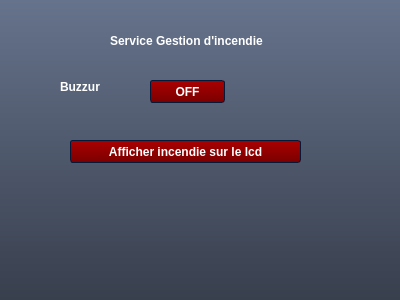
<?xml version="1.0" encoding="UTF-8"?>
<ui version="4.0">
 <class>interfacearduinoproduit</class>
 <widget class="QDialog" name="interfacearduinoproduit">
  <property name="geometry">
   <rect>
    <x>0</x>
    <y>0</y>
    <width>400</width>
    <height>300</height>
   </rect>
  </property>
  <property name="windowTitle">
   <string>Dialog</string>
  </property>
  <property name="styleSheet">
   <string notr="true">/*QTabWidget{
	background-color: rgb(255, 0, 0);
}

QPushButton{
}
background-color: rgb(255, 0, 0);*/
/*Copyright (c) DevSec Studio. All rights reserved.

MIT License

Permission is hereby granted, free of charge, to any person obtaining a copy
of this software and associated documentation files (the &quot;Software&quot;), to deal
in the Software without restriction, including without limitation the rights
to use, copy, modify, merge, publish, distribute, sublicense, and/or sell
copies of the Software, and to permit persons to whom the Software is
furnished to do so, subject to the following conditions:

The above copyright notice and this permission notice shall be included in all
copies or substantial portions of the Software.

THE SOFTWARE IS PROVIDED *AS IS*, WITHOUT WARRANTY OF ANY KIND, EXPRESS OR
IMPLIED, INCLUDING BUT NOT LIMITED TO THE WARRANTIES OF MERCHANTABILITY,
FITNESS FOR A PARTICULAR PURPOSE AND NONINFRINGEMENT. IN NO EVENT SHALL THE
AUTHORS OR COPYRIGHT HOLDERS BE LIABLE FOR ANY CLAIM, DAMAGES OR OTHER
LIABILITY, WHETHER IN AN ACTION OF CONTRACT, TORT OR OTHERWISE, ARISING FROM,
OUT OF OR IN CONNECTION WITH THE SOFTWARE OR THE USE OR OTHER DEALINGS IN THE
SOFTWARE.
*/

/*-----QWidget-----*/
QWidget
{
	background-color: qlineargradient(spread:repeat, x1:1, y1:0, x2:1, y2:1, stop:0 rgba(102, 115, 140, 255),stop:1 rgba(56, 63, 77, 255));
	color: #ffffff;
	border-color: #051a39;

}


/*-----QLabel-----*/
QLabel
{
	background-color: transparent;
	color: #ffffff;
	font-weight: bold;

}


QLabel::disabled
{
	background-color: transparent;
	color: #898988;

}


/*-----QMenuBar-----*/
/*QMenuBar
{
	background-color: #484c58;
	color: #ffffff;
	border-color: #051a39;
	font-weight: bold;

}


QMenuBar::disabled
{
	background-color: #404040;
	color: #898988;
	border-color: #051a39;

}


QMenuBar::item
{
    background-color: transparent;

}


QMenuBar::item:selected
{
    background-color: #c4c5c3;
	color: #000000;
    border: 1px solid #000000;

}


QMenuBar::item:pressed
{
    background-color: #979796;
    border: 1px solid #000;
    margin-bottom: -1px;
    padding-bottom: 1px;

}
*/


/*-----QMenu-----*/
QMenu
{
    background-color: #c4c5c3;
    border: 1px solid;
    color: #000000;
	font-weight: bold;

}


QMenu::separator
{
    height: 1px;
    background-color: #363942;
    color: #ffffff;
    padding-left: 4px;
    margin-left: 10px;
    margin-right: 5px;

}


QMenu::item
{
    min-width : 150px;
    padding: 3px 20px 3px 20px;

}


QMenu::item:selected
{
    background-color: #363942;
    color: #ffffff;

}


QMenu::item:disabled
{
    color: #898988;
}


/*-----QToolTip-----*/
QToolTip
{
	background-color: #bbbcba;
	color: #000000;
	border-color: #051a39;
	border : 1px solid #000000;
	border-radius: 2px;

}


/*-----QPushButton-----*/
QPushButton
{
	background-color: qlineargradient(spread:repeat, x1:0.486, y1:0, x2:0.505, y2:1, stop:0.00480769 rgba(170, 0, 0, 255),stop:1 rgba(122, 0, 0, 255));
	color: #ffffff;
	font-weight: bold;
	border-style: solid;
	border-width: 1px;
	border-radius: 3px;
	border-color: #051a39;
	padding: 5px;

}


QPushButton::disabled
{
	background-color: #404040;
	color: #656565;
	border-color: #051a39;

}


QPushButton::hover
{
	background-color: #9c0000;
	color: #ffffff;
	border-style: solid;
	border-width: 1px;
	border-radius: 3px;
	border-color: #051a39;
	padding: 5px;

}


QPushButton::pressed
{
	background-color: #880000;
	color: #ffffff;
	border-style: solid;
	border-width: 2px;
	border-radius: 3px;
	border-color: #000000;
	padding: 5px;

}


/*-----QToolButton-----*/
QToolButton 
{
	background-color: qlineargradient(spread:repeat, x1:1, y1:0, x2:1, y2:1, stop:0 rgba(177, 181, 193, 255),stop:1 rgba(159, 163, 174, 255));
	color: #ffffff;
	font-weight: bold;
	border-style: solid;
	border-width: 1px;
	border-radius: 3px;
	border-color: #051a39;
	padding: 5px;

}


QToolButton::disabled
{
	background-color: #404040;
	color: #656565;
	border-color: #051a39;

}


QToolButton::hover
{
	background-color: #9fa3ae;
	color: #ffffff;
	border-style: solid;
	border-width: 1px;
	border-radius: 3px;
	border-color: #051a39;
	padding: 5px;

}


QToolButton::pressed
{
	background-color: #7b7e86;
	color: #ffffff;
	border-style: solid;
	border-width: 2px;
	border-radius: 3px;
	border-color: #000000;
	padding: 5px;

}


/*-----QComboBox-----*/
QComboBox
{
    background-color: qlineargradient(spread:repeat, x1:1, y1:0, x2:1, y2:1, stop:0 rgba(118, 118, 118, 255),stop:1 rgba(70, 70, 70, 255));
    border: 1px solid #333333;
    border-radius: 3px;
    padding-left: 6px;
    color: lightgray;
	font-weight: bold;
    height: 20px;

}


QComboBox::disabled
{
	background-color: #404040;
	color: #656565;
	border-color: #051a39;

}


QComboBox:hover
{
    background-color: #646464;

}


QComboBox:on
{
    background-color: #979796;
	color: #000000;

}


QComboBox QAbstractItemView
{
    background-color: #c4c5c3;
    color: #000000;
    border: 1px solid black;
    selection-background-color: #363942;
    selection-color: #ffffff;
    outline: 0;

}


QComboBox::drop-down
{
    subcontrol-origin: padding;
    subcontrol-position: top right;
    width: 15px;
    border-left-width: 1px;
    border-left-color: darkgray;
    border-left-style: solid; 
    border-top-right-radius: 3px; 
    border-bottom-right-radius: 3px;

}


QComboBox::down-arrow
{
    image: url(://arrow-down.png);
    width: 8px;
    height: 8px;
}


/*-----QSpinBox &amp; QDoubleSpinBox &amp; QDateTimeEdit-----*/
QSpinBox, 
QDoubleSpinBox,
QDateTimeEdit
{
	background-color: #000000;
	color: #00ff00;
	font-weight: bold;
	border: 1px solid #333333;
	padding : 4px;

}


QSpinBox::disabled, 
QDoubleSpinBox::disabled,
QDateTimeEdit::disabled
{
	background-color: #404040;
	color: #656565;
	border-color: #051a39;

}


QSpinBox:hover, 
QDoubleSpinBox::hover,
QDateTimeEdit::hover
{
    border: 1px solid #00ff00;

}


QSpinBox::up-button, QSpinBox::down-button,
QDoubleSpinBox::up-button, QDoubleSpinBox::down-button,
QDateTimeEdit::up-button, QDateTimeEdit::down-button
{
	background-color: qlineargradient(spread:repeat, x1:1, y1:0, x2:1, y2:1, stop:0 rgba(118, 118, 118, 255),stop:1 rgba(70, 70, 70, 255));
    border: 0px solid #333333;

}


QSpinBox::disabled, 
QDoubleSpinBox::disabled,
QDateTimeEdit::disabled
{
	background-color: #404040;
	color: #656565;
	border-color: #051a39;

}


QSpinBox::up-button:hover, QSpinBox::down-button:hover,
QDoubleSpinBox::up-button:hover, QDoubleSpinBox::down-button:hover,
QDateTimeEdit::up-button:hover, QDateTimeEdit::down-button:hover
{
	background-color: #646464;
    border: 1px solid #333333;


}


QSpinBox::up-button:disabled, QSpinBox::down-button:disabled,
QDoubleSpinBox::up-button:disabled, QDoubleSpinBox::down-button:disabled,
QDateTimeEdit::up-button:disabled, QDateTimeEdit::down-button:disabled
{
	background-color: #404040;
	color: #656565;
	border-color: #051a39;

}


QSpinBox::up-button:pressed, QSpinBox::down-button:pressed,
QDoubleSpinBox::up-button:pressed, QDoubleSpinBox::down-button::pressed,
QDateTimeEdit::up-button:pressed, QDateTimeEdit::down-button::pressed
{
    background-color: #979796;
    border: 1px solid #444444;

}


QSpinBox::down-arrow,
QDoubleSpinBox::down-arrow,
QDateTimeEdit::down-arrow
{
    image: url(://arrow-down.png);
    width: 7px;

}


QSpinBox::up-arrow,
QDoubleSpinBox::up-arrow,
QDateTimeEdit::up-arrow
{
    image: url(://arrow-up.png);
    width: 7px;

}


/*-----QLineEdit-----*/
QLineEdit
{
	background-color: #000000;
	color: #00ff00;
	font-weight: bold;
    border: 1px solid #333333;
	padding: 4px;

}


QLineEdit:hover
{
    border: 1px solid #00ff00;

}


QLineEdit::disabled
{
	background-color: #404040;
	color: #656565;
	border-width: 1px;
	border-color: #051a39;
	padding: 2px;

}


/*-----QTextEdit-----*/
QTextEdit
{
	background-color: #808080;
	color: #fff;
	border: 1px groove #333333;

}


QTextEdit::disabled
{
	background-color: #404040;
	color: #656565;
	border-color: #051a39;

}


/*-----QGroupBox-----*/
QGroupBox 
{
    border: 1px groove #333333;
	border-radius: 2px;
    margin-top: 20px;

}


QGroupBox 
{
	background-color: qlineargradient(spread:repeat, x1:0.486, y1:0, x2:0.505, y2:1, stop:0.00480769 rgba(170, 169, 169, 255),stop:1 rgba(122, 122, 122, 255));
	font-weight: bold;

}


QGroupBox::title  
{
    background-color: qlineargradient(spread:repeat, x1:1, y1:0, x2:1, y2:1, stop:0 rgba(71, 75, 87, 255),stop:1 rgba(35, 37, 43, 255));
    color: #ffffff;
    border: 2px groove #333333;
    subcontrol-origin: margin;
    subcontrol-position: top left;
    padding: 2px;

}


QGroupBox::title::disabled
{
	background-color: #404040;
	color: #656565;
    subcontrol-origin: margin;
    subcontrol-position: top left;
    padding: 5px;
	border-top-left-radius: 3px;
	border-top-right-radius: 3px;

}


/*-----QCheckBox-----*/
QCheckBox{
	background-color: transparent;
	font-weight: bold;
	color: #fff;

}


QCheckBox::indicator
{
    color: #b1b1b1;
    background-color: #323232;
    border: 2px solid #222222;
    width: 12px;
    height: 12px;

}


QCheckBox::indicator:checked
{
    image:url(://checkbox.png);
    border: 2px solid #00ff00;

}


QCheckBox::indicator:unchecked:hover
{
    border: 2px solid #00ff00;

}


QCheckBox::disabled
{
	color: #656565;

}


QCheckBox::indicator:disabled
{
	background-color: #656565;
	color: #656565;
    border: 1px solid #656565;

}


/*-----QRadioButton-----*/
QRadioButton{
	background-color: transparent;
	font-weight: bold;
	color: #fff;

}


QRadioButton::indicator::unchecked
{ 
	border: 2px inset #222222; 
	border-radius: 6px; 
	background-color:  #323232;
	width: 9px; 
	height: 9px; 

}


QRadioButton::indicator::unchecked:hover
{ 
	border: 2px solid #00ff00; 
	border-radius: 5px; 
	background-color:  #323232;
	width: 9px; 
	height: 9px; 

}


QRadioButton::indicator::checked
{ 
	border: 2px inset #222222; 
	border-radius: 5px; 
	background-color: #00ff00; 
	width: 9px; 
	height: 9px; 

}


QRadioButton::disabled
{
	color: #656565;

}


QRadioButton::indicator:disabled
{
	background-color: #656565;
	color: #656565;
    border: 2px solid #656565;

}


/*-----QTableView &amp; QTableWidget-----*/
QTableView
{
    background-color: #808080;
    border: 1px groove #333333;
    color: #f0f0f0;
	font-weight: bold;
    gridline-color: #333333;
    outline : 0;

}


QTableView::disabled
{
    background-color: #242526;
    border: 1px solid #32414B;
    color: #656565;
    gridline-color: #656565;
    outline : 0;

}


QTableView::item:hover 
{
    background-color: #484c58;
    color: #f0f0f0;

}


QTableView::item:selected 
{
    background-color: #484c58;
    border: 2px groove #00ff00;
    color: #F0F0F0;

}


QTableView::item:selected:disabled
{
    background-color: #1a1b1c;
    border: 2px solid #525251;
    color: #656565;

}


QTableCornerButton::section
{
    background-color: #282830;

}


QHeaderView::section
{
    background-color: #282830;
    color: #fff;
	font-weight: bold;
    text-align: left;
	padding: 4px;
	
}


QHeaderView::section:disabled
{
    background-color: #525251;
    color: #656565;

}


QHeaderView::section:checked
{
    background-color: #00ff00;

}


QHeaderView::section:checked:disabled
{
    color: #656565;
    background-color: #525251;

}


QHeaderView::section::vertical::first,
QHeaderView::section::vertical::only-one
{
    border-top: 0px;

}


QHeaderView::section::vertical
{
    border-top: 0px;

}


QHeaderView::section::horizontal::first,
QHeaderView::section::horizontal::only-one
{
    border-left: 0px;

}


QHeaderView::section::horizontal
{
    border-left: 0px;

}


/*-----QTabWidget-----*/
QTabBar::tab
{
	background-color: transparent;
	color: #ffffff;
	font-weight: bold;
	width: 150px;
	height: 20px;
	
}


QTabBar::tab:disabled
{
	background-color: #656565;
	color: #656565;

}


QTabWidget::pane 
{
	background-color: transparent;
	color: #ffffff;
	border: 1px groove #333333;

}


QTabBar::tab:selected
{
    background-color: #484c58;
	color: #ffffff;
	border: 1px groove #333333;
	border-bottom: 0px;

}


QTabBar::tab:selected:disabled
{
	background-color: #404040;
	color: #656565;

}


QTabBar::tab:!selected 
{
    background-color: #a3a7b2;

}


QTabBar::tab:!selected:hover 
{
    background-color: #484c58;

}


QTabBar::tab:top:!selected 
{
    margin-top: 1px;

}


QTabBar::tab:bottom:!selected 
{
    margin-bottom: 3px;

}


QTabBar::tab:top, QTabBar::tab:bottom 
{
    min-width: 8ex;
    margin-right: -1px;
    padding: 5px 10px 5px 10px;

}


QTabBar::tab:top:selected 
{
    border-bottom-color: none;

}


QTabBar::tab:bottom:selected 
{
    border-top-color: none;

}


QTabBar::tab:top:last, QTabBar::tab:bottom:last,
QTabBar::tab:top:only-one, QTabBar::tab:bottom:only-one 
{
    margin-right: 0;

}


QTabBar::tab:left:!selected 
{
    margin-right: 2px;

}


QTabBar::tab:right:!selected
{
    margin-left: 2px;

}


QTabBar::tab:left, QTabBar::tab:right 
{
    min-height: 15ex;
    margin-bottom: -1px;
    padding: 10px 5px 10px 5px;

}


QTabBar::tab:left:selected 
{
    border-left-color: none;

}


QTabBar::tab:right:selected 
{
    border-right-color: none;

}


QTabBar::tab:left:last, QTabBar::tab:right:last,
QTabBar::tab:left:only-one, QTabBar::tab:right:only-one 
{
    margin-bottom: 0;

}


/*-----QSlider-----*/
QSlider{
	background-color: transparent;

}


QSlider::groove:horizontal 
{
	background-color: transparent;
	height: 6px;

}


QSlider::sub-page:horizontal 
{
	background-color: qlineargradient(spread:reflect, x1:1, y1:0, x2:1, y2:1, stop:0.00480769 rgba(201, 201, 201, 255),stop:1 rgba(72, 72, 72, 255));
	border: 1px solid #000;

}


QSlider::add-page:horizontal 
{
	background-color: #404040;
	border: 1px solid #000; 

}


QSlider::handle:horizontal 
{
	background-color: qlineargradient(spread:reflect, x1:1, y1:0, x2:1, y2:1, stop:0.00480769 rgba(201, 201, 201, 255),stop:1 rgba(72, 72, 72, 255));
	border: 1px solid #000; 
	width: 12px;
	margin-top: -6px;
	margin-bottom: -6px;

}


QSlider::handle:horizontal:hover 
{
	background-color: #808080;

}


QSlider::sub-page:horizontal:disabled 
{
	background-color: #bbb;
	border-color: #999;

}


QSlider::add-page:horizontal:disabled 
{
	background-color: #eee;
	border-color: #999;

}


QSlider::handle:horizontal:disabled 
{
	background-color: #eee;
	border: 1px solid #aaa;

}


QSlider::groove:vertical 
{
	background-color: transparent;
	width: 6px;

}


QSlider::sub-page:vertical 
{
	background-color: qlineargradient(spread:reflect, x1:0, y1:0.483, x2:1, y2:0.517, stop:0.00480769 rgba(201, 201, 201, 255),stop:1 rgba(72, 72, 72, 255));
	border: 1px solid #000;

}


QSlider::add-page:vertical 
{
	background-color: #404040;
	border: 1px solid #000;

}


QSlider::handle:vertical 
{
	background-color: qlineargradient(spread:reflect, x1:0, y1:0.483, x2:1, y2:0.517, stop:0.00480769 rgba(201, 201, 201, 255),stop:1 rgba(72, 72, 72, 255));
	border: 1px solid #000;
	height: 12px;
	margin-left: -6px;
	margin-right: -6px;

}


QSlider::handle:vertical:hover 
{
	background-color: #808080;

}


QSlider::sub-page:vertical:disabled 
{
	background-color: #bbb;
	border-color: #999;

}


QSlider::add-page:vertical:disabled 
{
	background-color: #eee;
	border-color: #999;

}


QSlider::handle:vertical:disabled 
{
	background-color: #eee;
	border: 1px solid #aaa;
	border-radius: 3px;

}


/*-----QDial-----*/
QDial
{
	background-color: #600000;

}


QDial::disabled
{
	background-color: #404040;

}


/*-----QScrollBar-----*/
QScrollBar:horizontal
{
    border: 1px solid #222222;
    background-color: #63676d;
    height: 18px;
    margin: 0px 18px 0 18px;

}


QScrollBar::handle:horizontal
{
    background-color: #a6acb3;
	border: 1px solid #656565;
	border-radius: 2px;
    min-height: 20px;

}


QScrollBar::add-line:horizontal
{
    border: 1px solid #1b1b19;
    background-color: #a6acb3;
    width: 18px;
    subcontrol-position: right;
    subcontrol-origin: margin;

}


QScrollBar::sub-line:horizontal
{
    border: 1px solid #1b1b19;
    background-color: #a6acb3;
    width: 18px;
    subcontrol-position: left;
    subcontrol-origin: margin;

}


QScrollBar::right-arrow:horizontal
{
    image: url(://arrow-right.png);
    width: 8px;
    height: 8px;

}


QScrollBar::left-arrow:horizontal
{
    image: url(://arrow-left.png);
    width: 8px;
    height: 8px;

}


QScrollBar::add-page:horizontal, QScrollBar::sub-page:horizontal
{
    background: none;

}


QScrollBar:vertical
{
    background-color: #63676d;
    width: 18px;
    margin: 18px 0 18px 0;
    border: 1px solid #222222;

}


QScrollBar::handle:vertical
{
    background-color: #a6acb3;
	border: 1px solid #656565;
	border-radius: 2px;
    min-height: 20px;

}


QScrollBar::add-line:vertical
{
    border: 1px solid #1b1b19;
    background-color: #a6acb3;
    height: 18px;
    subcontrol-position: bottom;
    subcontrol-origin: margin;

}


QScrollBar::sub-line:vertical
{
    border: 1px solid #1b1b19;
    background-color: #a6acb3;
    height: 18px;
    subcontrol-position: top;
    subcontrol-origin: margin;

}


QScrollBar::up-arrow:vertical
{
    image: url(://arrow-up.png);
    width: 8px;
    height: 8px;

}


QScrollBar::down-arrow:vertical
{
    image: url(://arrow-down.png);
    width: 8px;
    height: 8px;

}


QScrollBar::add-page:vertical, QScrollBar::sub-page:vertical
{
    background: none;

}


/*-----QProgressBar-----*/
QProgressBar
{
	background-color: #000;
	color: #00ff00;
	font-weight: bold;
	border: 0px groove #000;
	border-radius: 10px;
	text-align: center;

}


QProgressBar:disabled
{
	background-color: #404040;
	color: #656565;
	border-color: #051a39;
	border: 1px solid #000;
	border-radius: 10px;
	text-align: center;

}


QProgressBar::chunk {
	background-color: #ffaf02;
	border: 0px;
	border-radius: 10px;
	color: #000;

}


QProgressBar::chunk:disabled {
	background-color: #333;
	border: 0px;
	border-radius: 10px;
	color: #656565;
}


/*-----QStatusBar-----*/
QStatusBar
{
	background-color: qlineargradient(spread:repeat, x1:1, y1:0, x2:1, y2:1, stop:0 rgba(102, 115, 140, 255),stop:1 rgba(56, 63, 77, 255));
	color: #ffffff;
	border-color: #051a39;
	font-weight: bold;

}




</string>
  </property>
  <widget class="QLabel" name="label">
   <property name="geometry">
    <rect>
     <x>60</x>
     <y>80</y>
     <width>47</width>
     <height>14</height>
    </rect>
   </property>
   <property name="text">
    <string>Buzzur</string>
   </property>
  </widget>
  <widget class="QPushButton" name="off_buzzur">
   <property name="geometry">
    <rect>
     <x>150</x>
     <y>80</y>
     <width>75</width>
     <height>23</height>
    </rect>
   </property>
   <property name="text">
    <string>OFF</string>
   </property>
  </widget>
  <widget class="QPushButton" name="lcd_incendie">
   <property name="geometry">
    <rect>
     <x>70</x>
     <y>140</y>
     <width>231</width>
     <height>23</height>
    </rect>
   </property>
   <property name="text">
    <string>Afficher incendie sur le lcd</string>
   </property>
  </widget>
  <widget class="QLabel" name="label_2">
   <property name="geometry">
    <rect>
     <x>110</x>
     <y>30</y>
     <width>181</width>
     <height>21</height>
    </rect>
   </property>
   <property name="text">
    <string>Service Gestion d'incendie</string>
   </property>
  </widget>
 </widget>
 <resources/>
 <connections/>
</ui>
